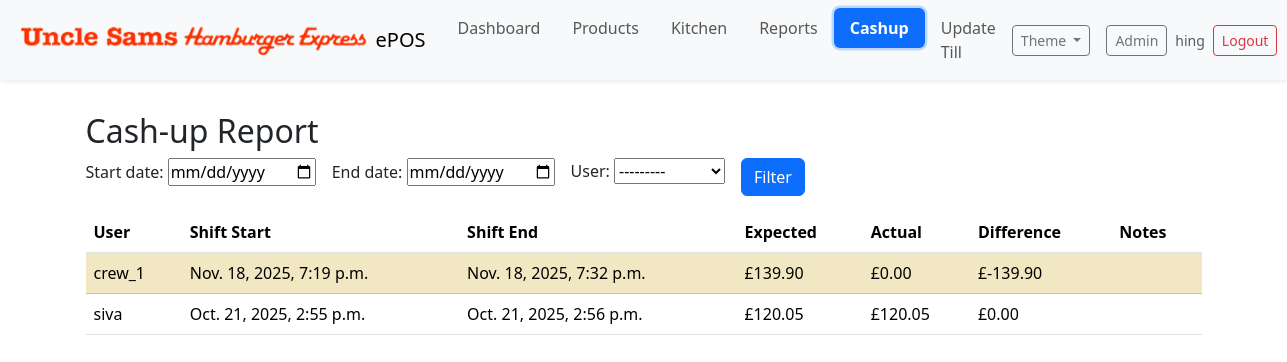
The page /cashup/report/ (signed in) on the database as committed earlier.
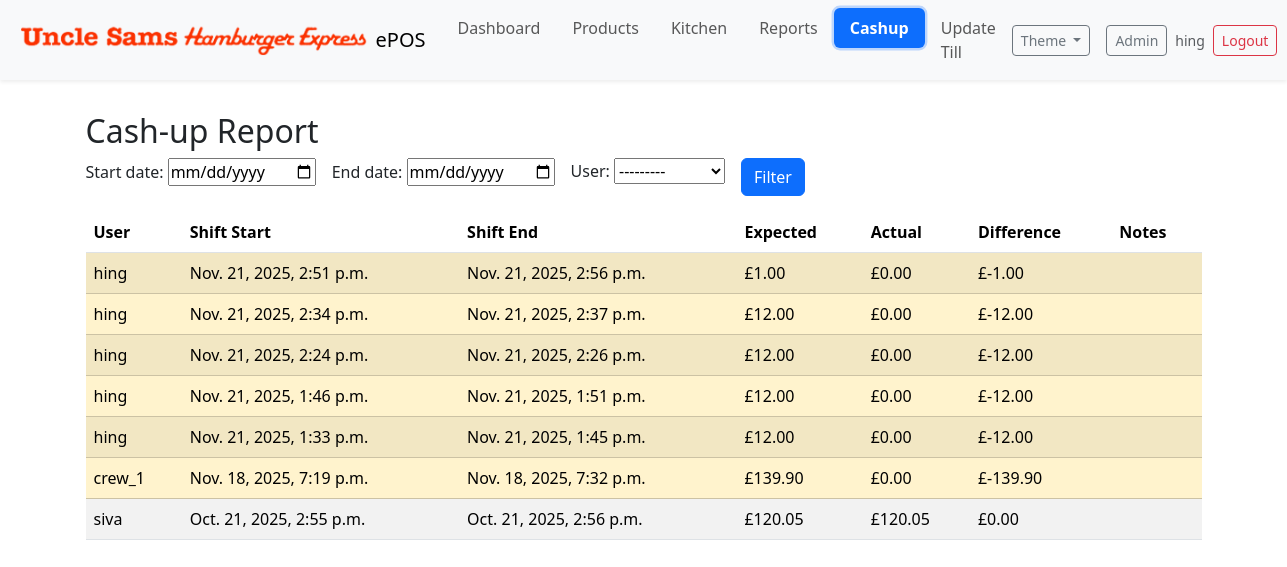
The same page on the database as committed later.
### cashup/models.py (models this page shows, shortened)
class CashUp(models.Model):
    shift = models.OneToOneField(Shift, on_delete=models.CASCADE, related_name='cashup')
    expected_amount = models.DecimalField(max_digits=10, decimal_places=2, help_text="Expected cash amount based on transactions")
    actual_amount = models.DecimalField(max_digits=10, decimal_places=2, help_text="Actual cash amount counted at the end of the shift")
    difference = models.DecimalField(max_digits=10, decimal_places=2, help_text="Difference between expected and actual amounts")
    created_at = models.DateTimeField(default=timezone.now)
    notes = models.TextField(blank=True)
    class Meta:
        ordering = ['-created_at']

class Shift(models.Model):
    user = models.ForeignKey('auth.User', on_delete=models.CASCADE)
    start_time = models.DateTimeField(default=timezone.now)
    end_time = models.DateTimeField(null=True, blank=True)
    is_closed = models.BooleanField(default=False)
    class Meta:
        ordering = ['-start_time']

### cashup/views.py (the view, shortened to what this page needs)
# urls.py: path('report/', views.report, name='report'),
@login_required
def report(request):
    if request.user.groups.exists() and not _has_group(request.user, 'Manager'):
        messages.error(request, 'You do not have permission to view reports.')
        return redirect('cashup:index')
    form = ReportFilterForm(request.GET or None)
    qs = CashUp.objects.select_related('shift', 'shift__user').order_by('-created_at')
    rows = list(qs)
    return render(request, 'cashup/report.html', { 'form': form, 'rows': rows })

### cashup/forms.py
class ReportFilterForm(forms.Form):
    start_date = forms.DateField(required=False, widget=forms.DateInput(attrs={'type':'date'}))
    end_date = forms.DateField(required=False, widget=forms.DateInput(attrs={'type':'date'}))
    user = forms.ModelChoiceField(queryset=get_user_model().objects.all().order_by('username'), required=False)

### cashup/templates/cashup/report.html (shortened to what this page needs)
{% extends 'manage_orders/index.html' %}
{% block content %}
<div class="container py-3">
  <h2>Cash-up Report</h2>
  <form method="get" class="row g-3 mb-3">
    <div class="col-auto">{{ form.start_date.label_tag }} {{ form.start_date }}</div>
    <div class="col-auto">{{ form.end_date.label_tag }} {{ form.end_date }}</div>
    <div class="col-auto">{{ form.user.label_tag }} {{ form.user }}</div>
    <div class="col-auto align-self-end"><button class="btn btn-primary">Filter</button></div>
  </form>
  <div class="table-responsive">
    <table class="table table-striped align-middle">
      <thead>
        <tr>
          <th>User</th>
          <th>Shift Start</th>
          <th>Shift End</th>
          <th>Expected</th>
          <th>Actual</th>
          <th>Difference</th>
          <th>Notes</th>
        </tr>
      </thead>
      <tbody>
        {% for r in rows %}
          <tr class="{% if r.difference and r.difference != 0 %}table-warning{% endif %}">
            <td>{{ r.shift.user.username }}</td>
            <td>{{ r.shift.start_time }}</td>
            <td>{{ r.shift.end_time }}</td>
            <td>£{{ r.expected_amount }}</td>
            <td>£{{ r.actual_amount }}</td>
            <td>£{{ r.difference }}</td>
            <td class="small">{{ r.notes }}</td>
          </tr>
        {% empty %}
          <tr><td colspan="7" class="text-muted">No results.</td></tr>
        {% endfor %}
      </tbody>
    </table>
  </div>
</div>
{% endblock %}

### manage_orders/templates/manage_orders/index.html (shortened to what this page needs)
{% load static %}
<!doctype html>
<html lang="en">
  <head>
    <link rel="stylesheet" type="text/css" href="{% static 'bootstrap-5.3.7-dist/css/bootstrap.min.css' %}">
  </head>
  <body>
  {% include 'manage_orders/navbar.html' %}
    <div class="container-fluid px-3">
      {% block content %}{% endblock %}
    </div>
  </body>
</html>

### manage_orders/templates/manage_orders/navbar.html (shortened to what this page needs)
{% load static %}
<nav class="navbar navbar-expand-lg bg-body-tertiary mb-3 shadow-sm">
  <div class="container-fluid">
    <a class="navbar-brand d-flex align-items-center" href="/">
      <img src="{% static 'img/ushe-2.png' %}" alt="Logo" style="height:32px;width:auto;" class="me-2">
      <span>ePOS</span>
    </a>
    <div class="collapse navbar-collapse" id="navbarNav">
  <ul class="navbar-nav me-auto">
        <li class="nav-item">
          <a class="nav-link rounded px-3 py-2 {% if '/manage_orders/dashboard' in request.path %}nav-active{% endif %}" href="/manage_orders/dashboard/">Dashboard</a>
        </li>
        <li class="nav-item">
          <a class="nav-link rounded px-3 py-2 {% if '/manage_orders/app_prod_order' in request.path %}nav-active{% endif %}" href="/manage_orders/app_prod_order/">Products</a>
        </li>
        <li class="nav-item">
          <a class="nav-link rounded px-3 py-2 {% if '/manage_orders/kitchen' in request.path %}nav-active{% endif %}" href="/manage_orders/kitchen/">Kitchen</a>
        </li>
        <li class="nav-item">
          <a class="nav-link rounded px-3 py-2 {% if '/manage_orders/reports' in request.path %}nav-active{% endif %}" href="/manage_orders/reports/">Reports</a>
        </li>
        <li class="nav-item">
          <a class="nav-link rounded px-3 py-2 {% if '/cashup/' in request.path %}nav-active{% endif %}" href="/cashup/">Cashup</a>
        </li>
        {% if request.user.is_superuser %}
        <li class="nav-item">
          <a class="nav-link rounded px-3 py-2 {% if '/update_till/' in request.path %}nav-active{% endif %}" href="{% url 'update_till_import' %}">Update Till</a>
        </li>
        {% endif %}
      </ul>
      <div class="d-flex gap-2 align-items-center">
        <div class="dropdown me-2">
          <button class="btn btn-sm btn-outline-secondary dropdown-toggle" type="button" id="themeDropdown" data-bs-toggle="dropdown" aria-expanded="false">
            Theme
          </button>
        </div>
        <a href="/admin/" class="btn btn-sm btn-outline-secondary" target="_blank">Admin</a>
        {% if request.user.is_authenticated %}
          <div class="d-flex align-items-center gap-2">
            <span class="text-muted small d-none d-md-inline">{{ request.user.username }}</span>
            <form method="post" action="{% url 'cashup:logout' %}" class="m-0 p-0">
              <button type="submit" class="btn btn-sm btn-outline-danger">Logout</button>
            </form>
          </div>
        {% else %}
          <a href="{% url 'cashup:crew_login' %}" class="btn btn-sm btn-primary">Login</a>
        {% endif %}
      </div>
    </div>
  </div>
</nav>

### manage_orders/templates/manage_orders/navbar.html (style rules this page uses)
.navbar .nav-link.nav-active { background: var(--bs-primary); color:#fff !important; font-weight:600; box-shadow:0 0 0 .15rem rgba(var(--bs-primary-rgb), .25); }

Rows that differ between the two databases and show on the page:
added CashUp: shift.user.username "hing", shift.start_time "Nov. 21, 2025, 2:51 p.m.", shift.end_time "Nov. 21, 2025, 2:56 p.m.", expected_amount "1.00", actual_amount "0.00", difference "-1.00"
added CashUp: shift.user.username "hing", shift.start_time "Nov. 21, 2025, 2:34 p.m.", shift.end_time "Nov. 21, 2025, 2:37 p.m.", expected_amount "12.00", actual_amount "0.00", difference "-12.00"
added CashUp: shift.user.username "hing", shift.start_time "Nov. 21, 2025, 2:24 p.m.", shift.end_time "Nov. 21, 2025, 2:26 p.m.", expected_amount "12.00", actual_amount "0.00", difference "-12.00"
added CashUp: shift.user.username "hing", shift.start_time "Nov. 21, 2025, 1:46 p.m.", shift.end_time "Nov. 21, 2025, 1:51 p.m.", expected_amount "12.00", actual_amount "0.00", difference "-12.00"
added CashUp: shift.user.username "hing", shift.start_time "Nov. 21, 2025, 1:33 p.m.", shift.end_time "Nov. 21, 2025, 1:45 p.m.", expected_amount "12.00", actual_amount "0.00", difference "-12.00"
